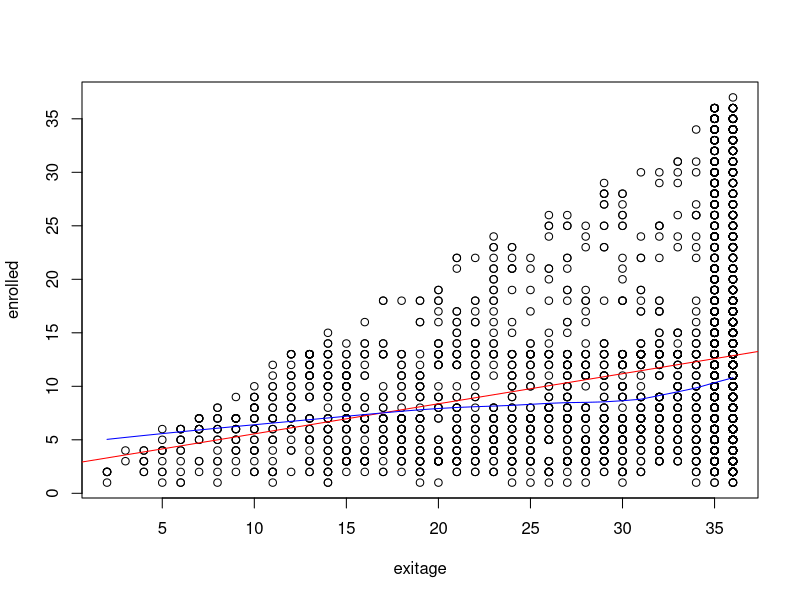
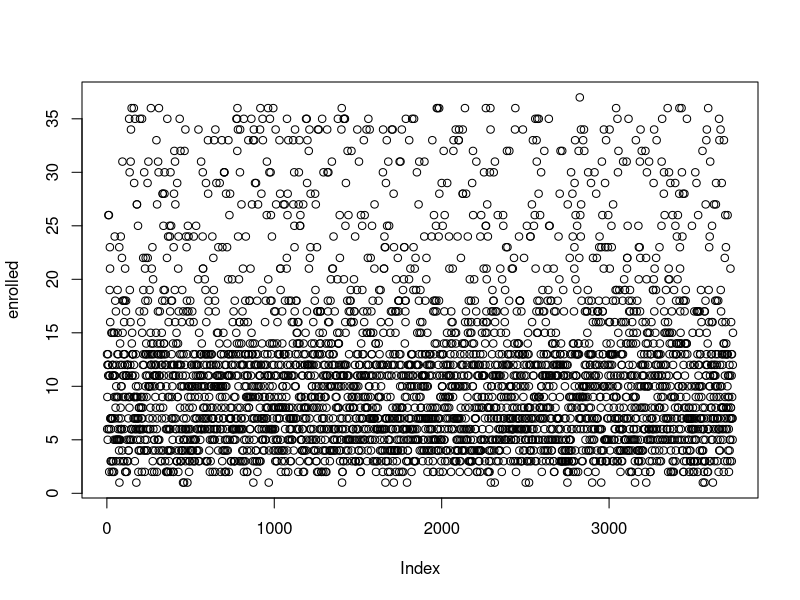
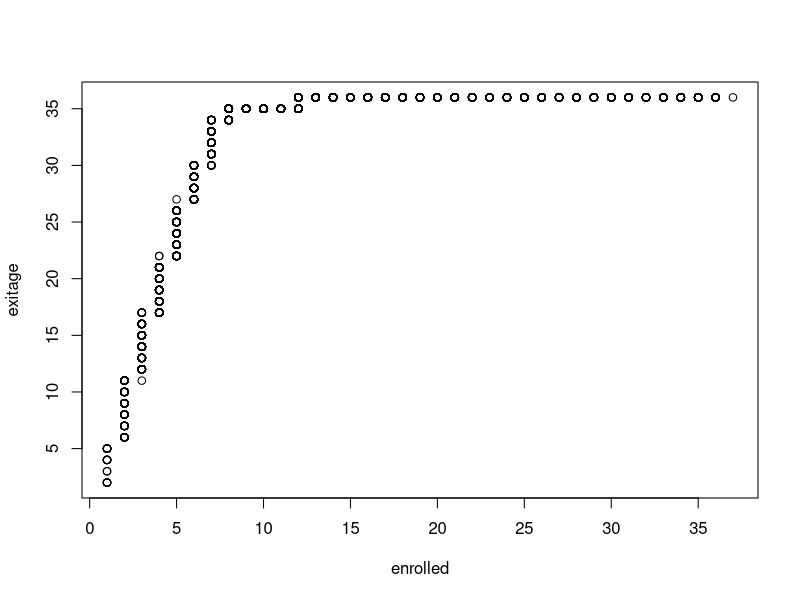
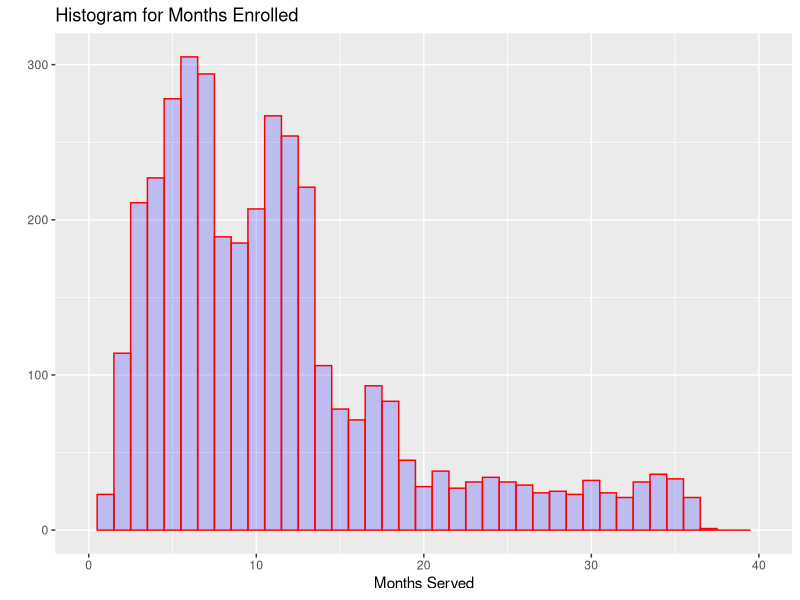
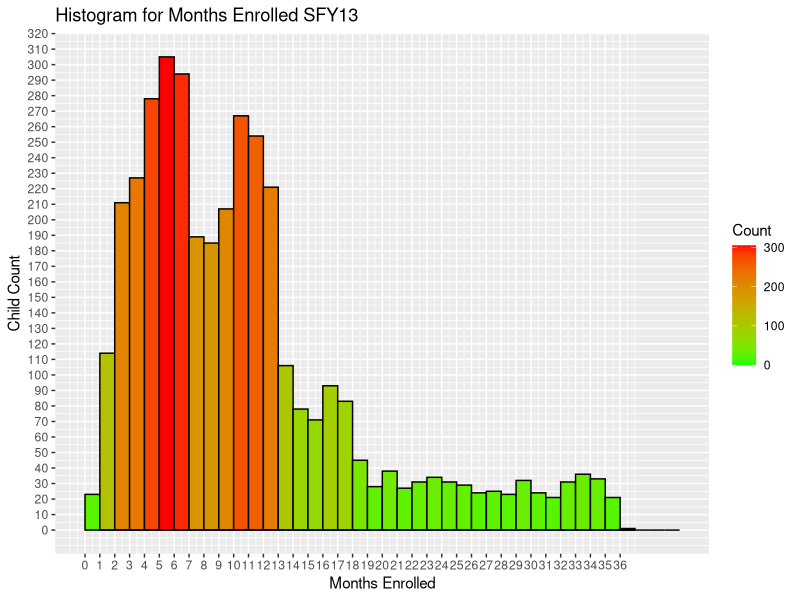
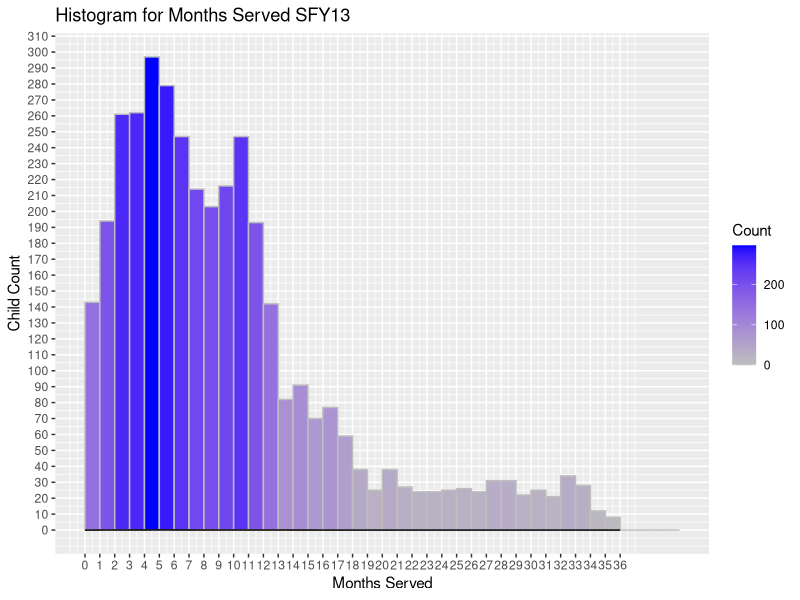
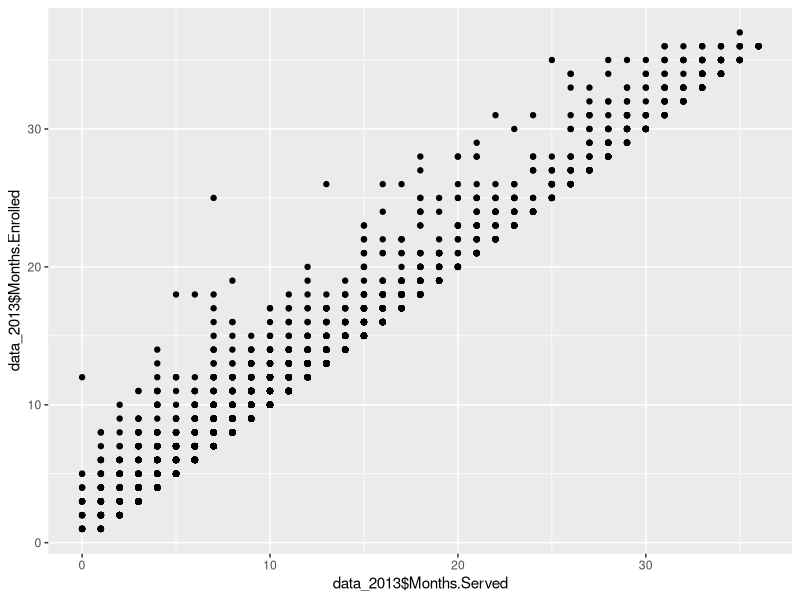
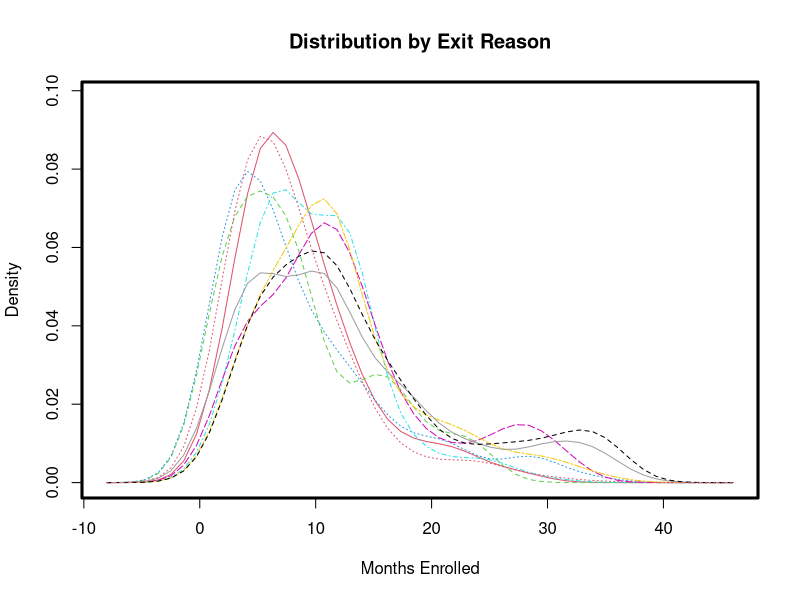

Generate these figures, in order, with R:

# Install ggplot2 package
install.packages("ggplot2")
install.packages("sm")

# Load the package
library(ggplot2)
library(sm)

# Read in the data
data_2013=read.csv("SUCCESS Initiative Query SFY 13.csv",header=TRUE)

# Set up the x y variables
enrolled <- (data_2013$Months.Enrolled)
served <- (data_2013$Months.Served)
exitcode <- (data_2013$Federal.Code)
exitreason <-(data_2013$Federal.Exit.Reason)

# Set up the x y variables
enrolled <- (data_2013$Months.Enrolled)
served <- (data_2013$Months.Served)
exitcode <- (data_2013$Federal.Code)
exitreason <-(data_2013$Federal.Exit.Reason)
exitage <- (data_2013$Age.at.Exit)

mean(exitage)
mean(enrolled)

# Scatter Plot
plot(exitage, enrolled)

# Fit lines
abline(lm(enrolled~exitage), col="red")
lines(lowess(exitage,enrolled), col="blue")

# Bivariate Analysis
plot(enrolled)

# Bivariate Analysis without outliners
qqplot(enrolled,exitage)

# Children in Enrolled
qplot(data_2013$Months.Enrolled,
      geom="histogram",
      binwidth = 1,  
      main = "Histogram for Months Enrolled", 
      xlab = "Months Served",  
      fill=I("blue"), 
      col=I("red"), 
      alpha=I(.2),
      xlim=c(0,40))

mean(data_2013$Months.Enrolled)
sd(data_2013$Months.Enrolled)

points(seq(min(data_2013$Months.Enrolled), max(data_2013$Months.Enrolled), length.out=500),
       dnorm(seq(min(data_2013$Months.Enrolled), max(data_2013$Months.Enrolled), length.out=500),
             mean(data_2013$Months.Enrolled), sd(data_2013$Months.Enrolled)), type="l", col="red")

ggplot(data=data_2013, aes(data_2013$Months.Enrolled)) + 
  geom_histogram(breaks=seq(0, 40, by =1), 
                 col="black", 
                 aes(fill=..count..)) +
  scale_fill_gradient("Count", low = "green", high = "red") +
  geom_density(col=1) + labs(title="Histogram for Months Enrolled SFY13") + scale_x_continuous(breaks=seq(0,36,1)) +
  scale_y_continuous(breaks=seq(0,350,10)) +
  labs(x="Months Enrolled", y="Child Count") +
lines(density(data_2013$Age.at.Exit, adjust = 2), col = "blue")


ggplot(data=data_2013, aes(data_2013$Months.Served)) + 
  geom_histogram(breaks=seq(0, 40, by =1), 
                 col="gray",
                 labels=TRUE,
                 aes(fill=..count..)) +
  scale_fill_gradient("Count", low = "gray", high = "blue") +
  geom_density(col=1) + labs(title="Histogram for Months Served SFY13") + scale_x_continuous(breaks=seq(0,36,1)) +
  scale_y_continuous(breaks=seq(0,350,10)) +
  labs(x="Months Served", y="Child Count")


ggplot(data_2013, aes(x = data_2013$Months.Served, y = data_2013$Months.Enrolled)) + geom_point()


data_2013 <-read.csv("SUCCESS Initiative Query SFY 13 Federal Codes.csv",header=TRUE)
exitreasons <- factor(data_2013$Federal.Exit.Reason, levels=c(1,2,3,4,5,6,7,8,9), labels=c("1", "2", "3", "4","5","6","7","8","9"))
colfill<- c(2:(2+length(levels(data_2013$Federal.Exit.Reason))))
library(sm)
par(lwd=3)
sm.density.compare(data_2013$Months.Enrolled, data_2013$Federal.Exit.Reason, xlab="Months Enrolled")
#legend(locator(1), levels(data_2013$Federal.Exit.Reason), fill=colfill)
title(main="Distribution by Exit Reason")



sm.density.compare(enrolled, exitage, xlab="Months Enrolled")
title(main="Distribution by Exit Age")
